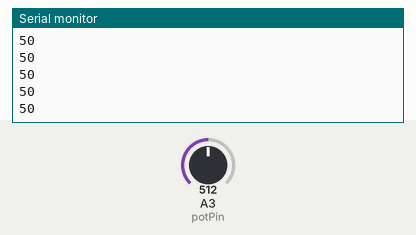
The sketch below on a simulated Arduino Uno, built with avr-gcc and run on an emulated ATmega328P. On the bench: the last lines printed to the serial monitor. The test bench sets the inputs (shaded band); at power-on: A3 (potPin) = 512.

Above: at 1.2 s.
1.3 s: A3 (potPin) set to 716
At 2.1 s:
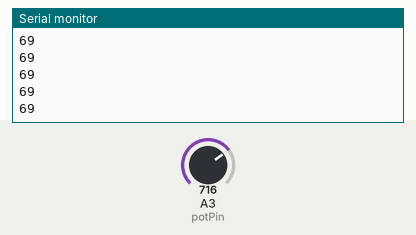
2.8 s: A3 (potPin) set to 900
At 3.9 s:
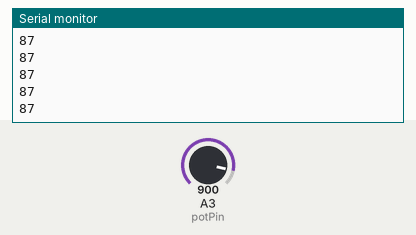
Timing chart, 0 to 5.8 s (numbered marks = the images above; inputs shaded):
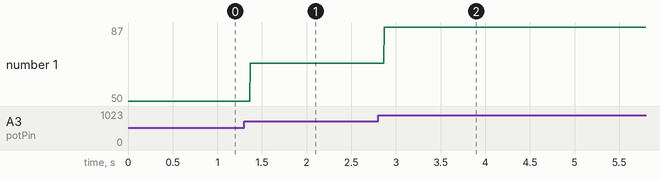

The sketch:

Potentiometer_test_file.ino
```cpp
#define potPin A3      //Potentiometer attaches on A3 of arduino
/*Declaring variables*/
int rawData = 0;
int data = 0;
void setup() {
  Serial.begin(9600); // initialize serial communication at 9600 bits per second:
}

void loop() {
  rawData = analogRead(potPin);  // read the input on analog pin 3:
  data = rawData / 10.23;        // convert the raw data(ranging from 0 to 1023) into data(ranging from 0 to 100):
  Serial.println(data);          // print out the value you read:
  delay(1);                      // delay in between reads for stability
}
```

Measured:
- after the input at 1.3 s, the serial monitor: prints a new line after 0.07 s (image 1)
- after the input at 2.8 s, the serial monitor: prints a new line after 0.07 s (image 2)
- plotted number 1: 50 → 69 after the input at 1.3 s, 69 → 87 after the input at 2.8 s
